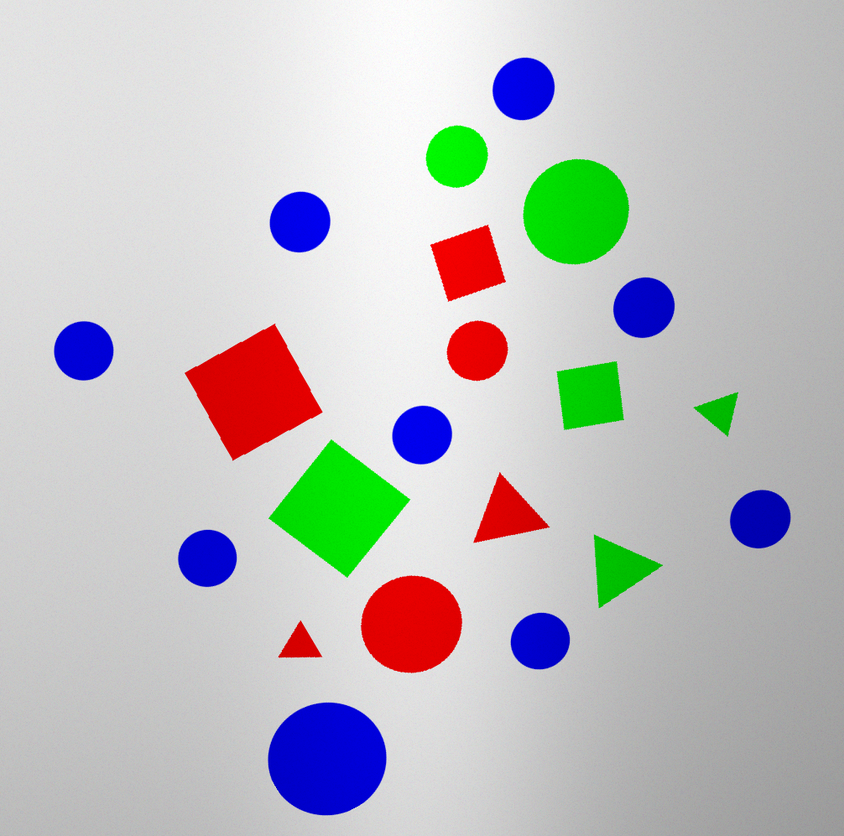
%> input picture Assignment TEAM/1.2 segment blue markers/test_01.png, 844 x 836 px, shrunk from 1006 x 997 before the run
$ octave --eval "result = segment_blue_markers(imread('test_01.png'));"   (GNU Octave 9; MATLAB toolbox functions it lacks are replaced by stand-ins)
%> lines starting %> are read from the running program, lines starting %| are printed output that depends on the picture; in (x1, y1, x2, y2) boxes, pixels count from 0 and x2, y2 are one past the last pixel; in counts of white or black regions, pixels touching at a corner belong together; the program's own positions count from 1
function [binary_img, centroids] = segment_blue_markers(img)
% Find the blue markers in an image.
%   Return Values:
%     binary_img must be of type logical.
%     centroids must be of shape [n, 2].

%% Version 1
% % Get hue value
% [H,S,V] = rgb2hsv(img);
% % Examine the image and binarize blue area
% blue = H>0.65 & H<0.68;
%
% % Clean noise
% blueClean = medfilt2(blue, [5,5]);
%
% % Get props' centroids
% stats = regionprops("table",blueClean,"Centroid");
% % Store data
% centroids = cat(1,stats.Centroid);
% binary_img = imbinarize(double(blueClean));
%
% imshow(blueClean);

%% Version 2

% [50 lines of commented-out code are left out]

%% Version 3

% Representative cases 34 38 43
blue = (img(:,:,3) > 100 & img(:,:,1) < 10 & img(:,:,2) < 10) | (img(:,:,3) == 255 & img(:,:,2) < 200 & img(:,:,1) < 200); % image 43 and 34
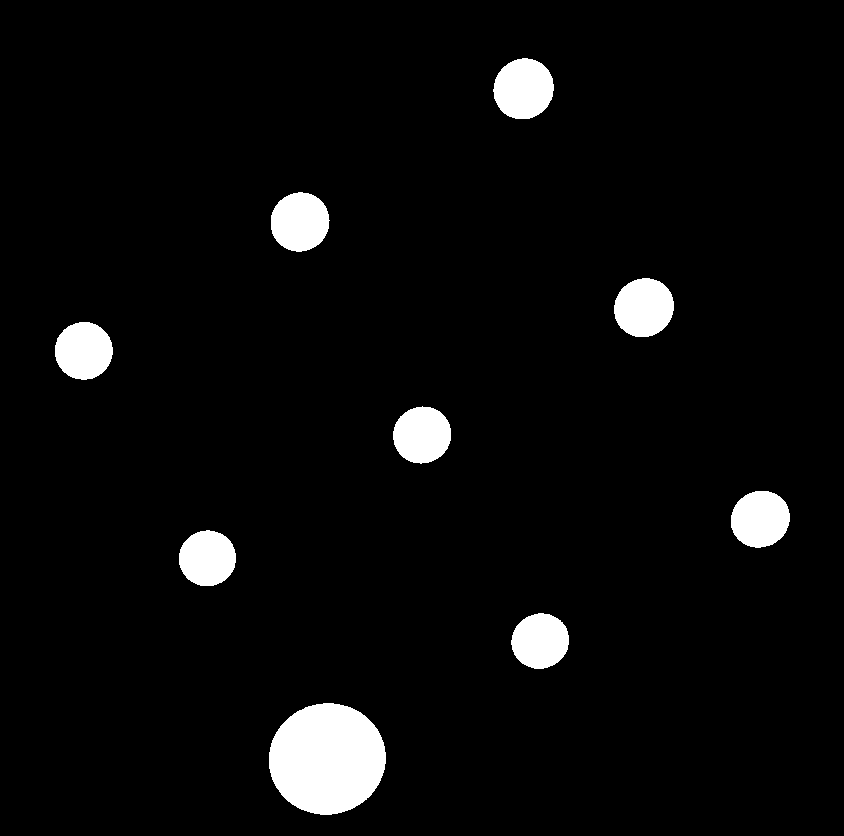
%> blue: size 836x844 logical; 4.5% white; 9 white regions, largest, box (x1, y1, x2, y2) and area: (269, 703, 386, 815) 10243, (493, 58, 554, 119) 2891, (614, 278, 674, 337) 2780
% figure(); imshow(blue); title('ohyeah');
% Clean noise
blueClean = medfilt2(blue, [2,2]);
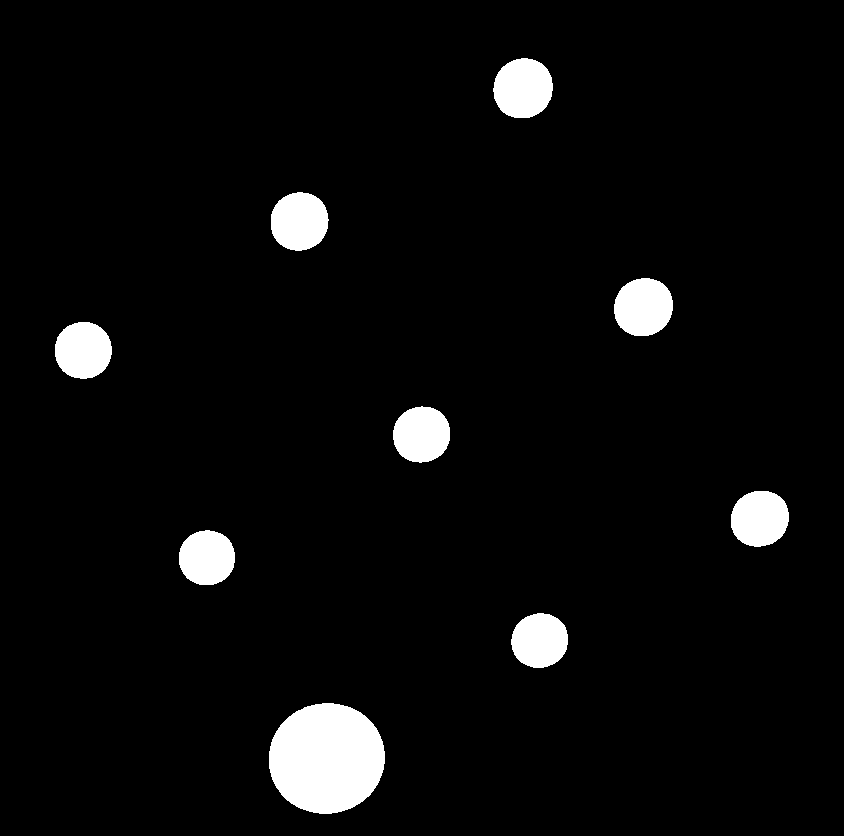
%> blueClean: size 836x844 logical; 4.4% white; 9 white regions, largest, box (x1, y1, x2, y2) and area: (269, 703, 385, 814) 10147, (493, 58, 553, 118) 2840, (614, 278, 673, 336) 2729

% blueClean = blue;
% Get centroids
stats = regionprops("table", blueClean, "Centroid");
%> stats = 9 regions; first 5, Centroid: [83.8 350.9], [207.5 558.3], [327.3 759], [300 222], [422.2 435.1]

% Store data
centroids = cat(1,stats.Centroid);
%> centroids = [83.82 350.9; 207.5 558.3; 327.3 759; 300 222; 422.2 435.1; 523.7 88.89; 540.3 641.1; 644 307.7; 760.4 519.2]
binary_img = blueClean;


end

$ run again, on Assignment TEAM/1.2 segment blue markers/test_02.png
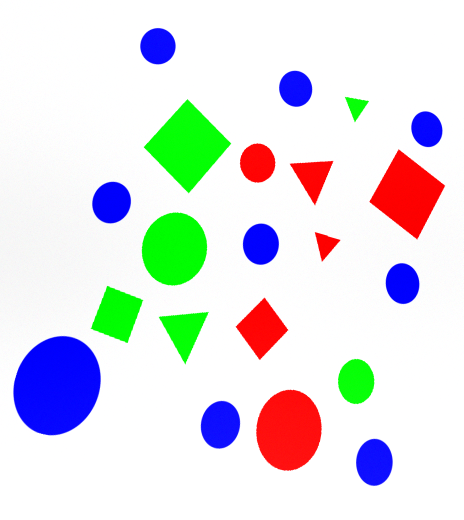
%> input picture Assignment TEAM/1.2 segment blue markers/test_02.png, 927 x 1039 px (shown at 1/2 size)
%> in segment_blue_markers, `blue = (img(:,:,3) > 100 & img(:,:,1) < 10 & img(:,:,2) < 10) | (img(:..`:
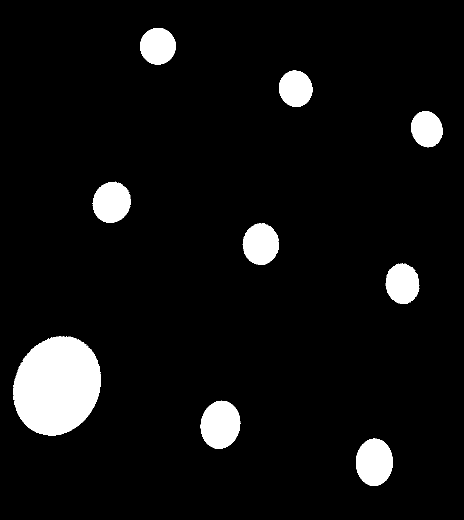
%> blue: size 1039x927 logical (shown at 1/2 size); 6.6% white; 16 white regions (7 under 20 px), largest, box (x1, y1, x2, y2) and area: (26, 672, 202, 871) 26880, (401, 801, 481, 898) 5955, (712, 877, 786, 972) 5477
%> in segment_blue_markers, `blueClean = medfilt2(blue, [2,2]);`:
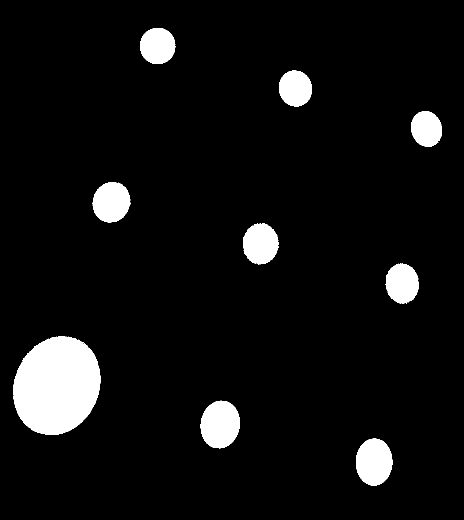
%> blueClean: size 1039x927 logical (shown at 1/2 size); 6.5% white; 9 white regions, largest, box (x1, y1, x2, y2) and area: (26, 672, 201, 870) 26757, (401, 801, 480, 897) 5885, (712, 877, 785, 971) 5407
%> stats = 9 regions; first 5, Centroid: [114.2 772], [223.4 404.9], [315.9 92.5], [440.9 849.6], [521.8 488.3]
%> centroids = [114.2 772; 223.4 404.9; 315.9 92.5; 440.9 849.6; 521.8 488.3; 591.4 177.5; 748.8 924.6; 805 567.5; 853.7 258.4]

$ run again, on Assignment TEAM/1.2 segment blue markers/test_03.png
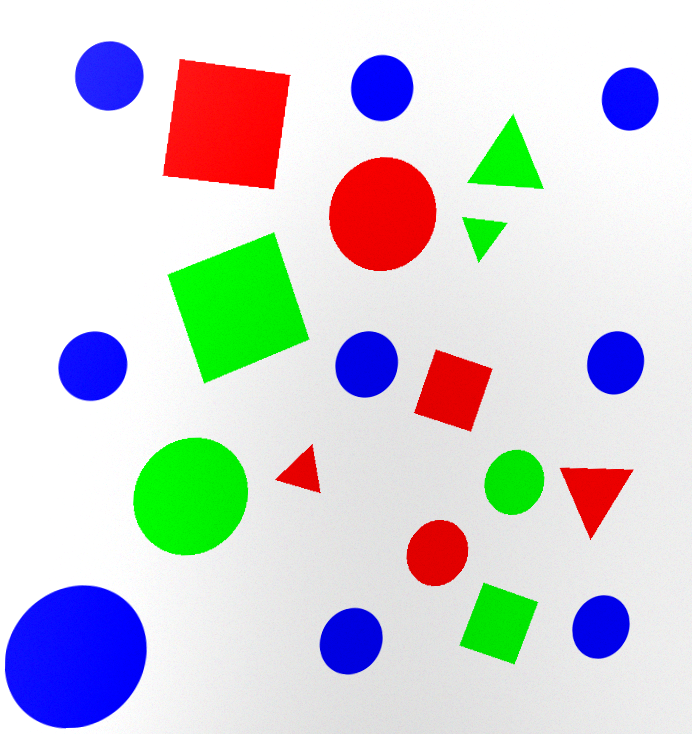
%> input picture Assignment TEAM/1.2 segment blue markers/test_03.png, 692 x 734 px
%> in segment_blue_markers, `blue = (img(:,:,3) > 100 & img(:,:,1) < 10 & img(:,:,2) < 10) | (img(:..`:
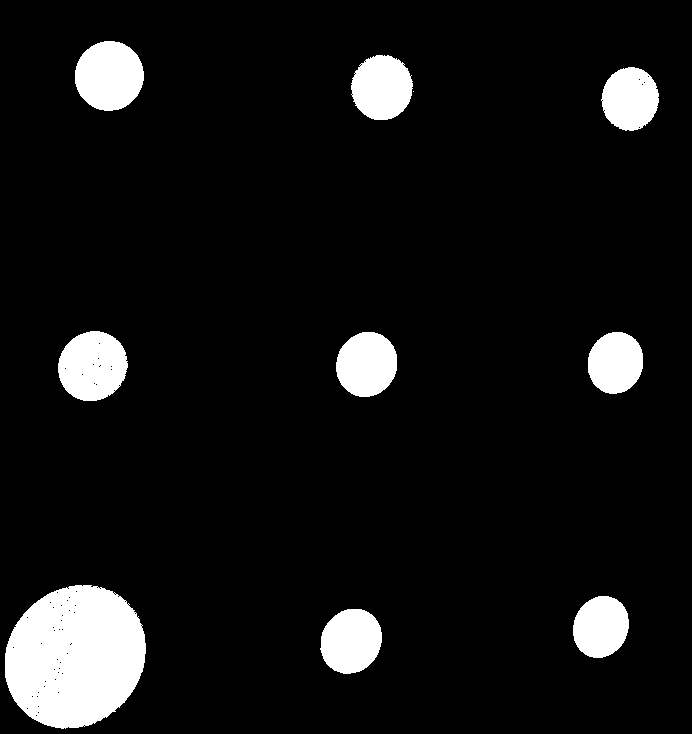
%> blue: size 734x692 logical; 8.1% white; 10 white regions (1 under 20 px), largest, box (x1, y1, x2, y2) and area: (5, 585, 146, 729) 15767, (58, 331, 128, 401) 3793, (75, 41, 144, 111) 3782
%> in segment_blue_markers, `blueClean = medfilt2(blue, [2,2]);`:
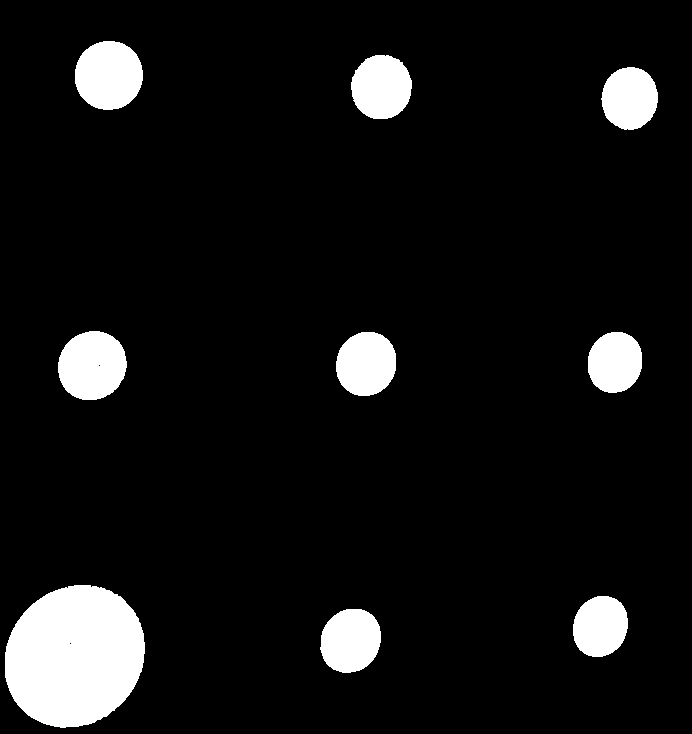
%> blueClean: size 734x692 logical; 8% white; 9 white regions, largest, box (x1, y1, x2, y2) and area: (5, 585, 145, 728) 15685, (58, 331, 127, 400) 3746, (75, 41, 143, 110) 3725
%> stats = 9 regions; first 5, Centroid: [75.2 656.8], [92.8 366.2], [109.3 76], [351.2 641.2], [366.8 364.5]
%> centroids = [75.18 656.8; 92.75 366.2; 109.3 75.96; 351.2 641.2; 366.8 364.5; 382 87.67; 601 627; 615.5 362.9; 630.3 98.91]

$ run again, on Assignment TEAM/1.2 segment blue markers/test_04.png
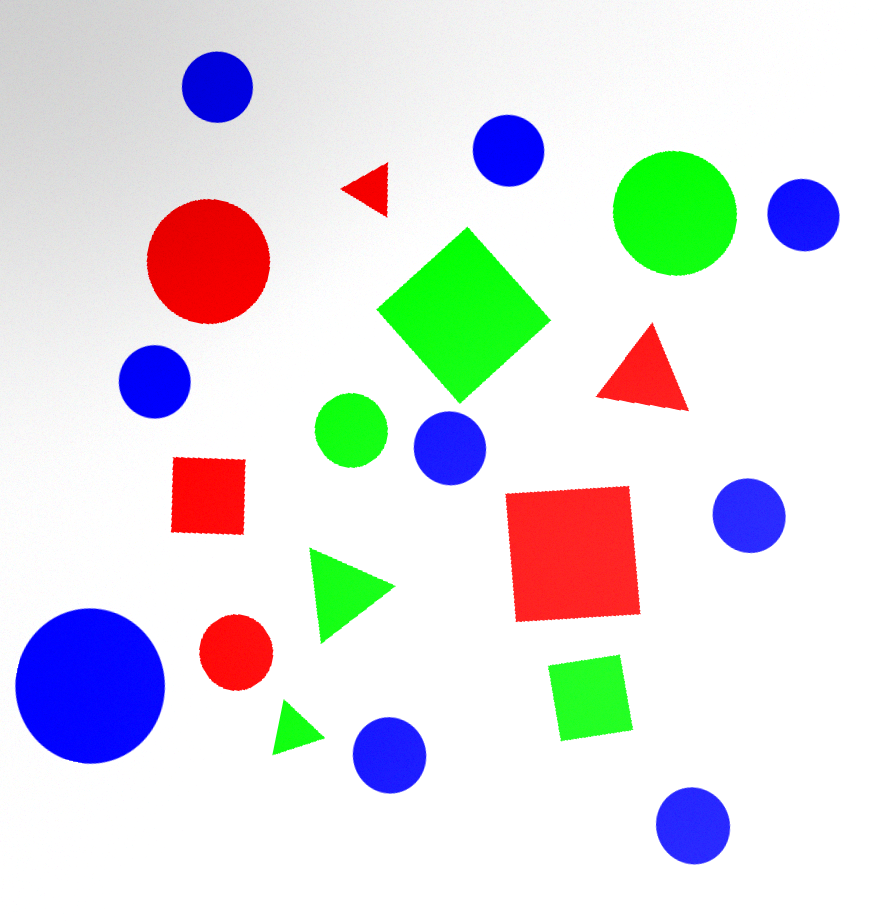
%> input picture Assignment TEAM/1.2 segment blue markers/test_04.png, 890 x 922 px
%> in segment_blue_markers, `blue = (img(:,:,3) > 100 & img(:,:,1) < 10 & img(:,:,2) < 10) | (img(:..`:
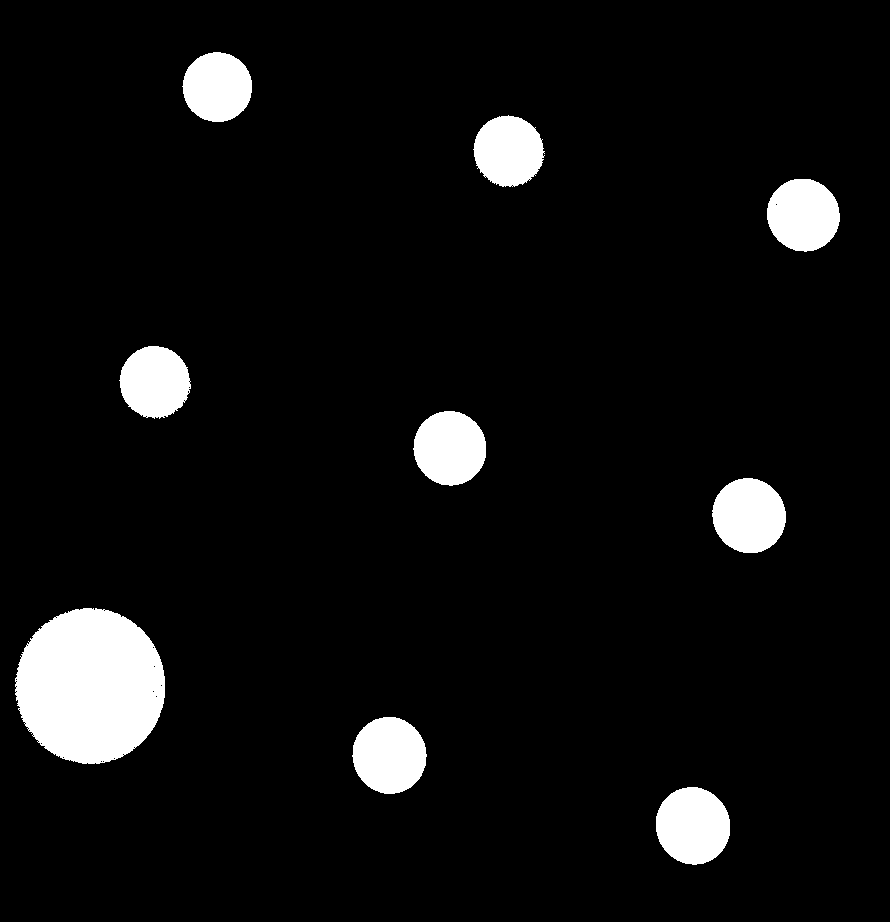
%> blue: size 922x890 logical; 6.3% white; 9 white regions, largest, box (x1, y1, x2, y2) and area: (15, 608, 165, 764) 18287, (656, 787, 730, 865) 4535, (352, 717, 427, 794) 4468
%> in segment_blue_markers, `blueClean = medfilt2(blue, [2,2]);`:
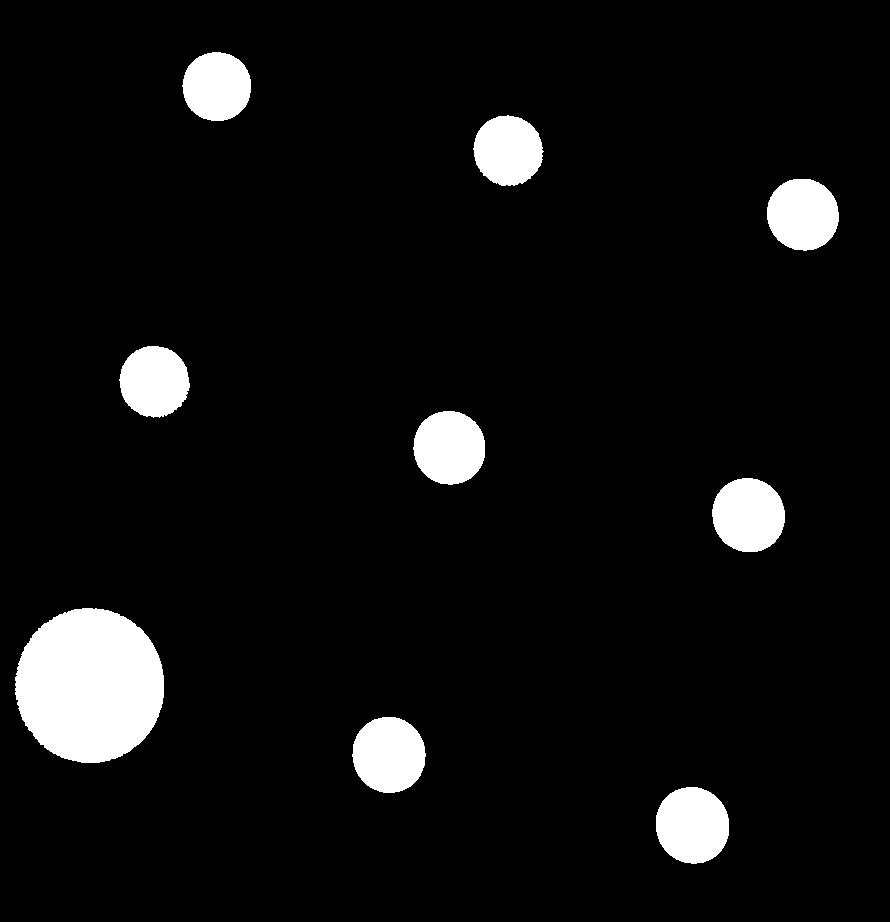
%> blueClean: size 922x890 logical; 6.2% white; 9 white regions, largest, box (x1, y1, x2, y2) and area: (15, 608, 164, 763) 18170, (656, 787, 729, 864) 4472, (352, 717, 426, 793) 4405
%> stats = 9 regions; first 5, Centroid: [90.4 686.1], [155 382.1], [217.4 87.1], [389.5 755.4], [450 448.3]
%> centroids = [90.41 686.1; 155 382.1; 217.4 87.13; 389.5 755.4; 450 448.3; 508.7 151.1; 693 825.9; 749.1 515.7; 803.4 215.1]
